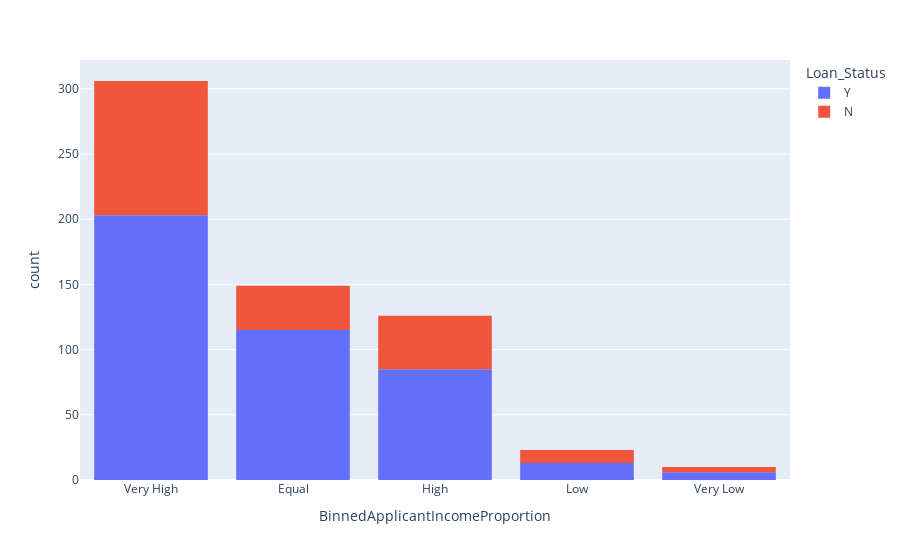

Notebook code for this chart:
### Code cell
import math

data['CombinedIncome'] = data['CoapplicantIncome'] + data['ApplicantIncome']
data['ApplicantIncomeProportion'] = data['ApplicantIncome'] / data['CombinedIncome']
def bin_income_proportion(prop):
  bins = ['Very Low', 'Low', 'Equal', 'High', 'Very High']
  if prop == 1:
    return bins[4]
  return bins[math.floor(prop*5)]
data['BinnedApplicantIncomeProportion'] = data['ApplicantIncomeProportion'].apply(bin_income_proportion)
px.histogram(data, x='BinnedApplicantIncomeProportion', color='Loan_Status')

### Figure 1 — Plotly figure (JSON) as saved in the notebook; plotly's stock layout.template omitted (floating-point values rounded to 4 significant figures; data arrays with more than 128 entries replaced by an {"elided": "..."} marker saying what was removed)
{"data": [{"alignmentgroup": "True", "bingroup": "x", "hovertemplate": "Loan_Status=Y<br>BinnedApplicantIncomeProportion=%{x}<br>count=%{y}<extra></extra>", "legendgroup": "Y", "marker": {"color": "#636efa", "pattern": {"shape": ""}}, "name": "Y", "offsetgroup": "Y", "orientation": "v", "showlegend": true, "type": "histogram", "x": {"elided": "422 str values"}, "xaxis": "x", "yaxis": "y"}, {"alignmentgroup": "True", "bingroup": "x", "hovertemplate": "Loan_Status=N<br>BinnedApplicantIncomeProportion=%{x}<br>count=%{y}<extra></extra>", "legendgroup": "N", "marker": {"color": "#EF553B", "pattern": {"shape": ""}}, "name": "N", "offsetgroup": "N", "orientation": "v", "showlegend": true, "type": "histogram", "x": {"elided": "192 str values"}, "xaxis": "x", "yaxis": "y"}], "layout": {"barmode": "relative", "legend": {"title": {"text": "Loan_Status"}, "tracegroupgap": 0}, "margin": {"t": 60}, "xaxis": {"anchor": "y", "domain": [0, 1], "title": {"text": "BinnedApplicantIncomeProportion"}}, "yaxis": {"anchor": "x", "domain": [0, 1], "title": {"text": "count"}}}}
